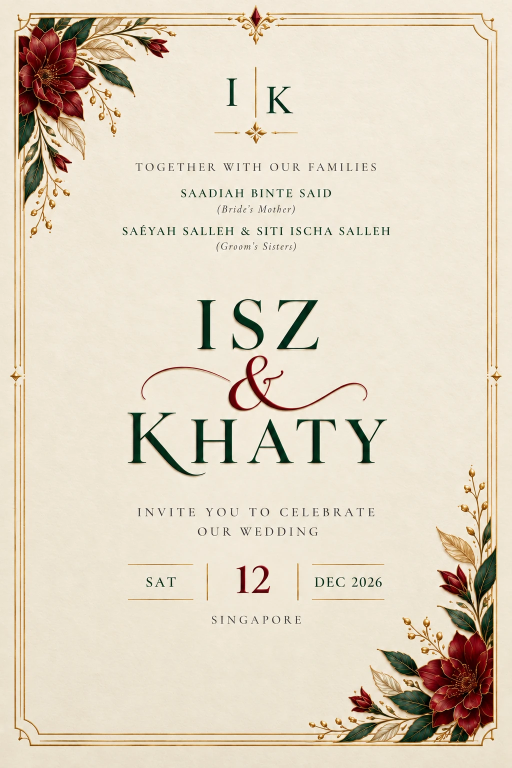
#> input picture tools/source/invitation-card-original.webp, 1024 x 1536 px (shown at 1/2 size)
$ python make_florals.py source/invitation-card-original.webp
#> lines starting #> are read from the running program, lines starting #| are printed output that depends on the picture
"""Cuts the four corner clusters out of the supplied floral artwork, ready to sit in
the corners of the invitation sheets.

Usage:  python3 tools/make_florals.py path/to/floral-frame.png

Each corner is cropped to the same width (so one scale fits them all), and its
inner edge is feathered with an elliptical fade centred on the corner itself, so
the cluster dissolves into the sheet rather than ending on a line. The artwork's
own cream is kept: the sheets are tinted to match it (see --sheet-* in
css/sections.css), which keeps the white florets crisp against the page.
Needs numpy and Pillow.
"""
import sys, os
import numpy as np
from PIL import Image

SRC = sys.argv[1] if len(sys.argv) > 1 else "floral-frame.png"
OUT = os.path.join(os.path.dirname(os.path.abspath(__file__)), "..", "assets", "florals")
WIDTH = 560                      # output width in px; displayed at roughly 40-50% of a phone-width sheet

im = Image.open(SRC).convert("RGB")
#> im is the input picture: PIL image 1024x1536 RGB; mean R, G, B 224.9, 213.7, 195
W, H = im.size                    # 1536 x 1024 for the supplied artwork
#> W = 1024; H = 1536
CW = 700                          # source crop width, shared by every corner
crops = {                         # name: (x0, y0, x1, y1, corner)  -- corner = which corner the fade is centred on
    "top-left":     (0,        0,        CW,     500,      "tl"),
    "top-right":    (W - CW,   0,        W,      500,      "tr"),
    "bottom-left":  (0,        H - 600,  CW,     H,        "bl"),
    "bottom-right": (W - CW,   H - 600,  W,      H,        "br"),
}

def smootherstep(e0, e1, x):
    t = np.clip((x - e0) / (e1 - e0), 0, 1)
    return t * t * t * (t * (t * 6 - 15) + 10)

for name, (x0, y0, x1, y1, corner) in crops.items():
    c = im.crop((x0, y0, x1, y1))
    w, h = c.size
    yy, xx = np.mgrid[0:h, 0:w].astype(np.float32)
    dx = xx if corner in ("tl", "bl") else (w - 1 - xx)       # distance from the corner this cluster grows from
    dy = yy if corner in ("tl", "tr") else (h - 1 - yy)
    d = np.sqrt((dx / w) ** 2 + (dy / h) ** 2)
    alpha = 1.0 - smootherstep(0.80, 1.0, d)
    rgba = np.dstack([np.asarray(c, dtype=np.uint8), (alpha * 255 + 0.5).astype(np.uint8)])
    out = Image.fromarray(rgba, "RGBA").resize((WIDTH, round(h * WIDTH / w)), Image.LANCZOS)
    path = os.path.join(OUT, f"{name}.webp")
    out.save(path, "WEBP", quality=84, alpha_quality=85, method=6)
    print(f"{name}.webp  {out.size}  {os.path.getsize(path) // 1024} KB")
#> this loop made 4 passes
#> pass 1, `c = im.crop((x0, y0, x1, y1))`:
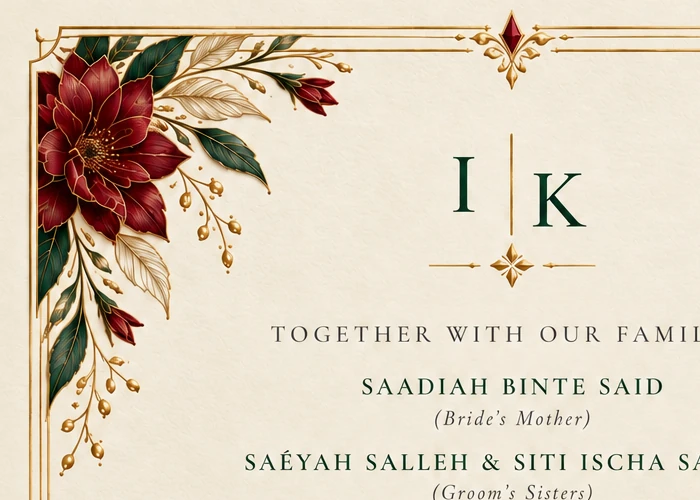
#> c: PIL image 700x500 RGB; mean R, G, B 219.2, 205.4, 186.7
#> pass 1, `rgba = np.dstack([np.asarray(c, dtype=np.uint8), (alpha * 255 + 0.5).a..`:
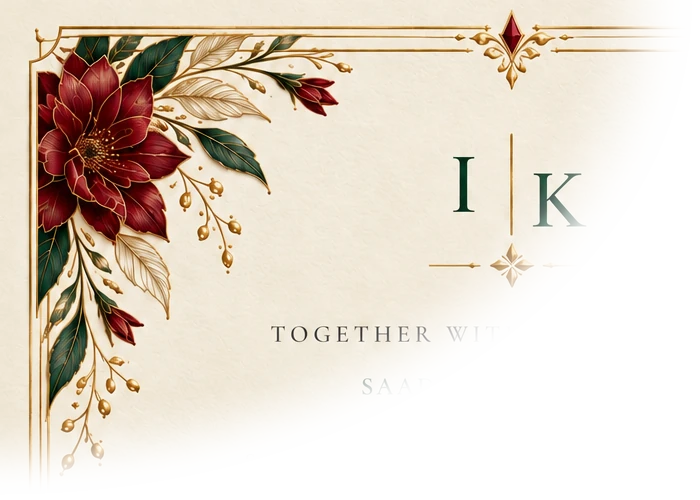
#> rgba: shape (500, 700, 4); mean R, G, B, A 219.2, 205.4, 186.7, 162.9; transparent parts drawn white
#> pass 1, `out = Image.fromarray(rgba, "RGBA").resize((WIDTH, round(h * WIDTH / w..`:
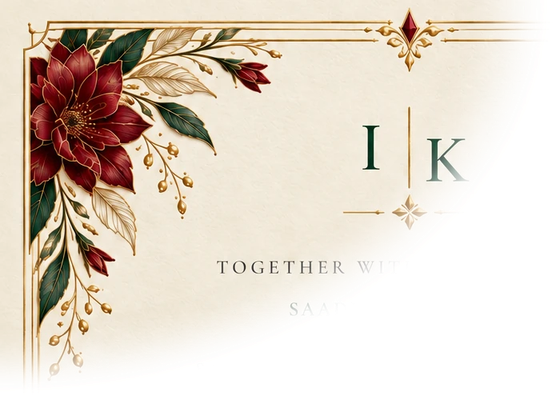
#> out: PIL image 560x400 RGBA; mean R, G, B, A 165.6, 153.4, 138.4, 162.9; transparent parts drawn white
#> pass 2, `c = im.crop((x0, y0, x1, y1))`:
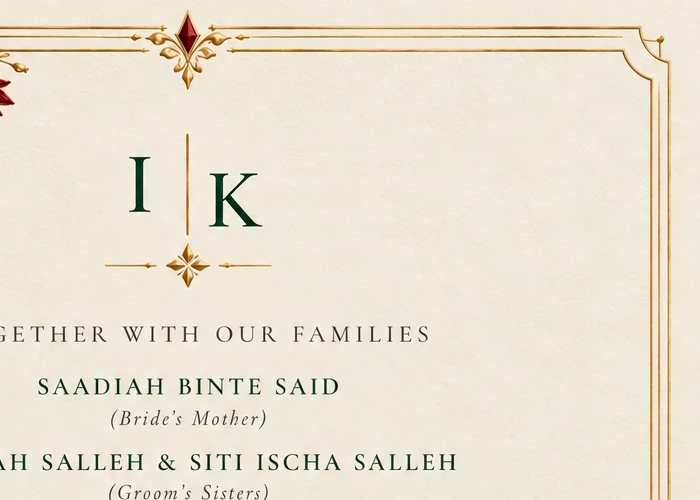
#> c: PIL image 700x500 RGB; mean R, G, B 236, 227.6, 210.4
#> after the loop:
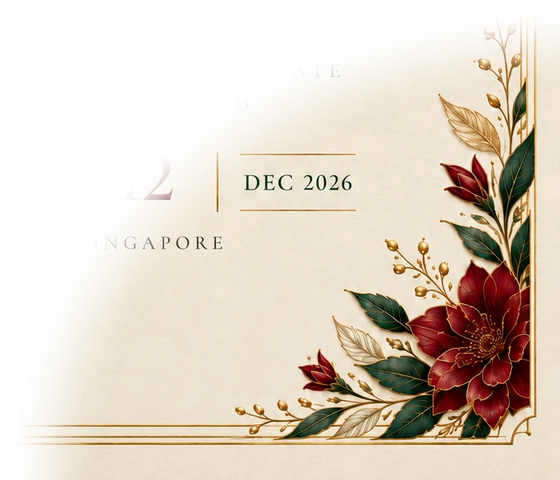
#> out: PIL image 560x480 RGBA; mean R, G, B, A 162.2, 150, 134.1, 162.9; transparent parts drawn white
#> after the loop:
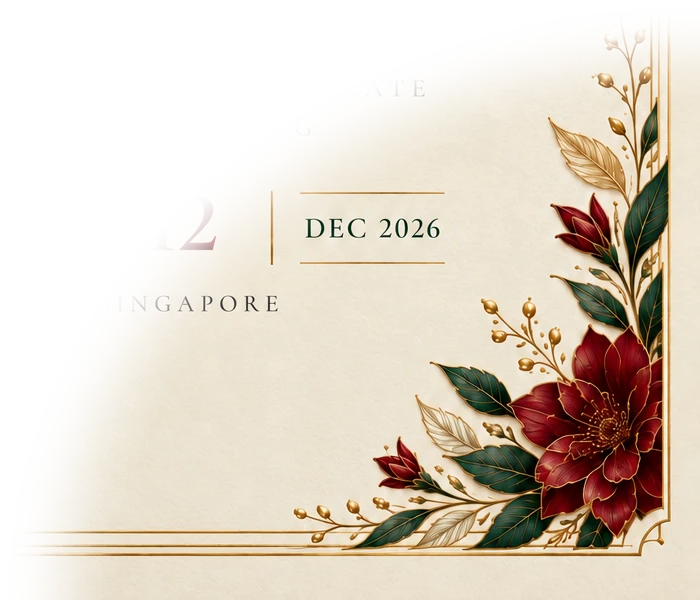
#> rgba: shape (600, 700, 4); mean R, G, B, A 216.4, 202.2, 182.3, 162.9; transparent parts drawn white

$ run again, on assets/images/couple-hero.jpg
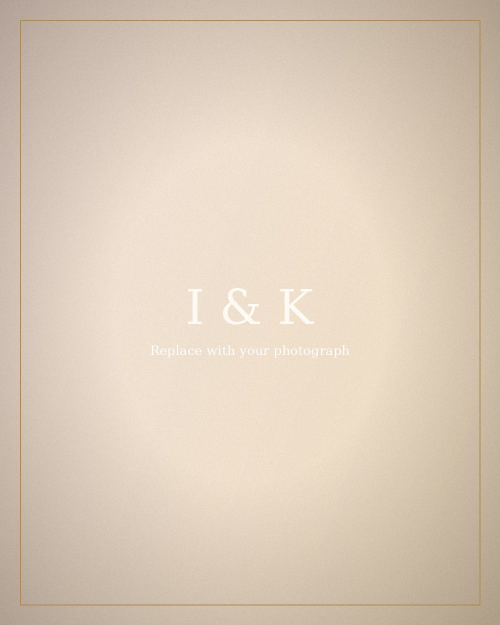
#> input picture assets/images/couple-hero.jpg, 1000 x 1250 px (shown at 1/2 size)
#> im is the input picture: PIL image 1000x1250 RGB; mean R, G, B 219.5, 203.2, 185.1
#> the loop `for name, (x0, y0, x1, y1, corner) in crops.items():` made 4 passes
#> pass 1, `rgba = np.dstack([np.asarray(c, dtype=np.uint8), (alpha * 255 + 0.5).a..`:
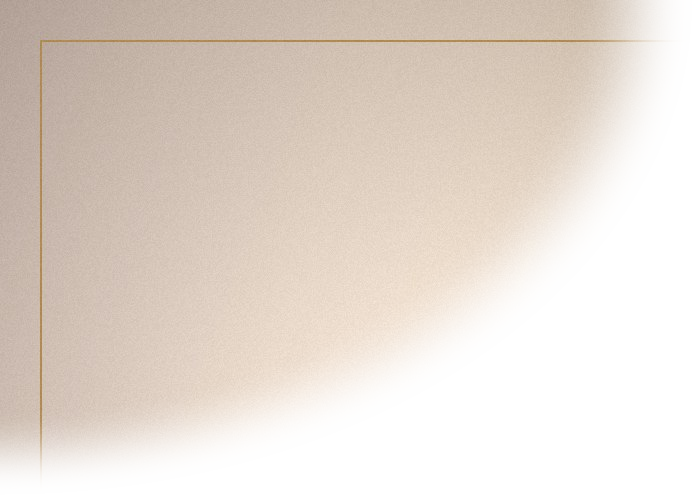
#> rgba: shape (500, 700, 4); mean R, G, B, A 220.8, 204.5, 189.4, 162.9; transparent parts drawn white
#> after the loop `for name, (x0, y0, x1, y1, corner) in crops.items():`:
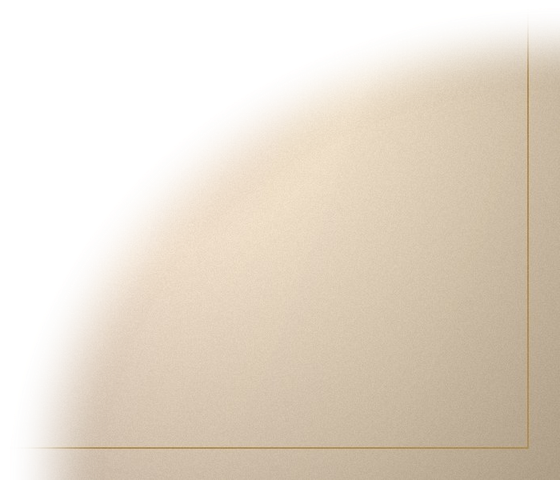
#> out: PIL image 560x480 RGBA; mean R, G, B, A 166.5, 153.8, 137.1, 162.9; transparent parts drawn white
